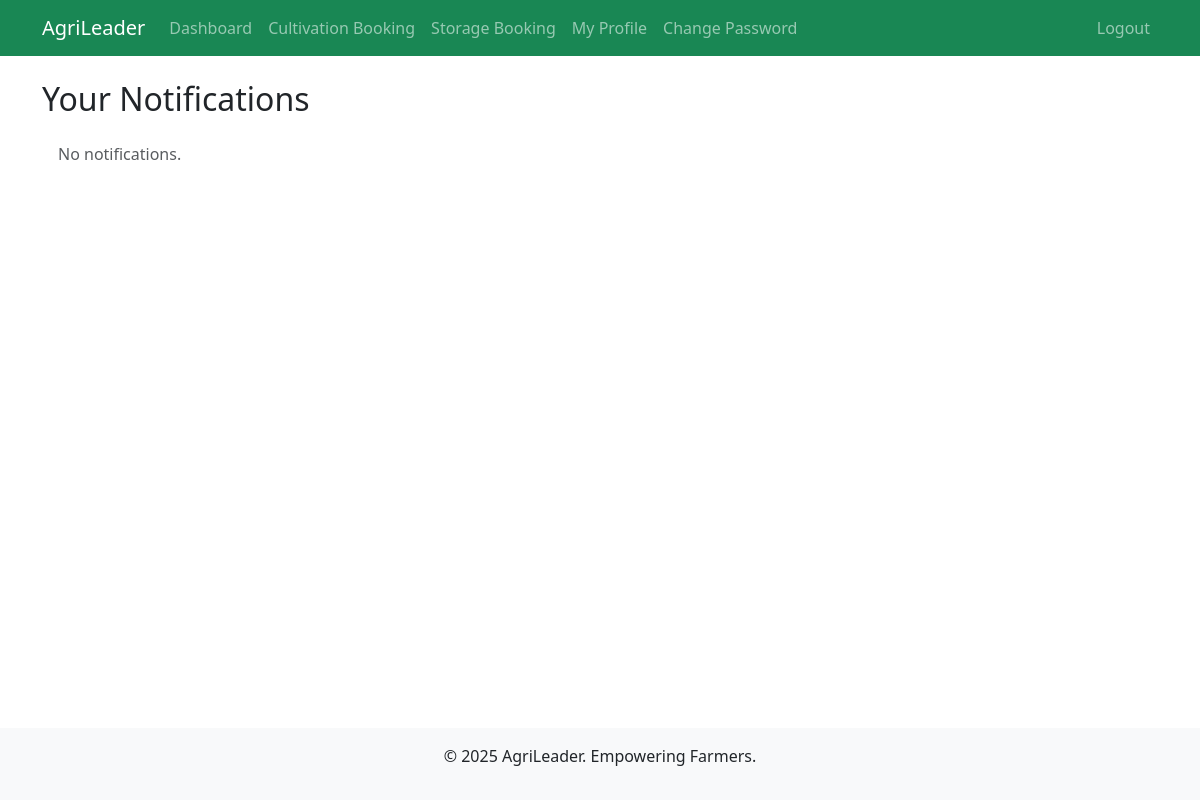
Before: /notifications/farmer/ (signed in) with the older database file.
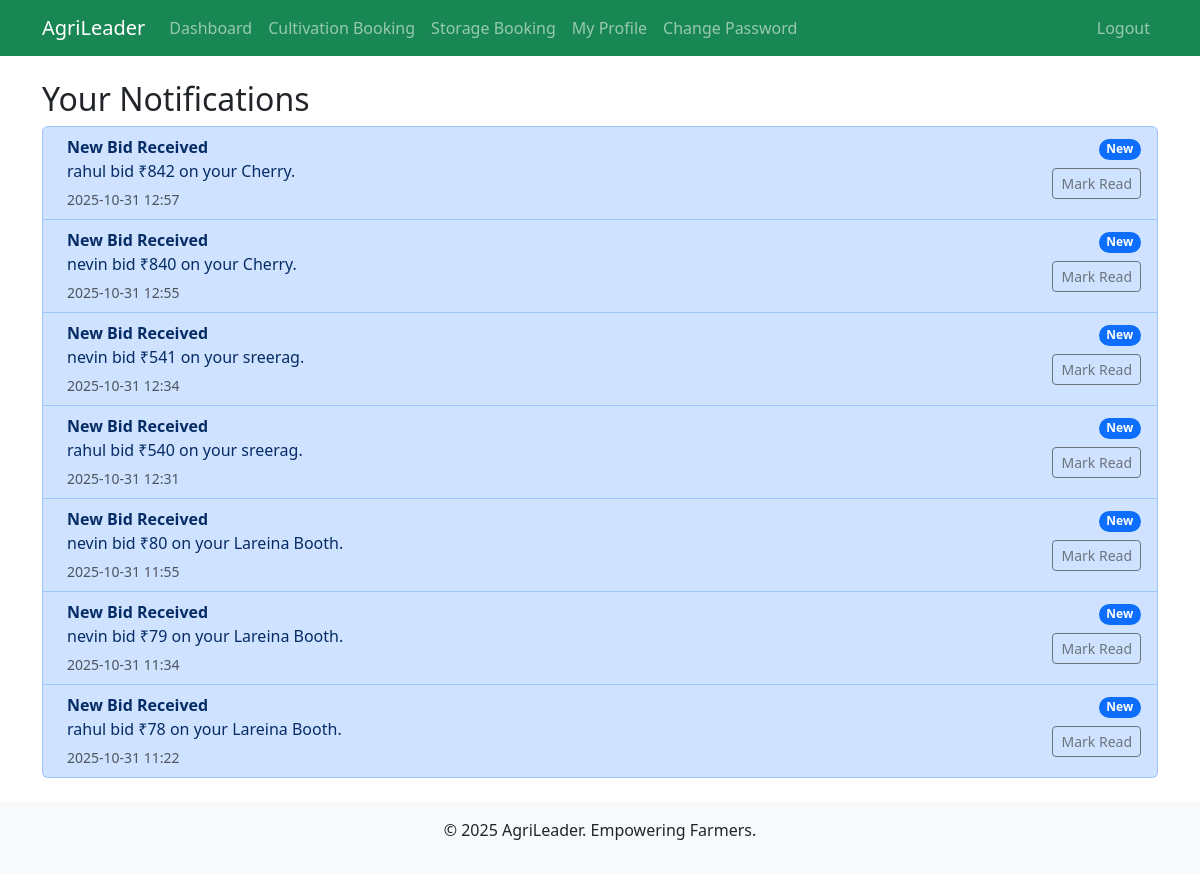
After: the same page with the newer database file.
### notifications/models.py (models this page shows, shortened)
class Notification(models.Model):
    NOTIFICATION_TYPES = [
        ('approval', 'Approval/Rejection'),
        ('booking', 'Booking Update'),
        ('marketplace', 'Marketplace Transaction'),
        ('scheme', 'New Scheme Alert'),
        ('weather', 'Weather Alert'),
        ('custom', 'Custom'),
    ]
    user = models.ForeignKey(CustomUser, on_delete=models.CASCADE)
    title = models.CharField(max_length=100)
    message = models.TextField()
    notification_type = models.CharField(max_length=20, choices=NOTIFICATION_TYPES)
    is_read = models.BooleanField(default=False)
    created_at = models.DateTimeField(auto_now_add=True)
    related_id = models.PositiveIntegerField(null=True, blank=True)  # e.g., booking ID
    related_model = models.CharField(max_length=50, null=True, blank=True)  # e.g., 'CultivationBooking'
    class Meta:
        ordering = ['-created_at']

### notifications/views.py (the view)
    def wrapper(request, *args, **kwargs):
        if not request.user.is_authenticated or request.user.role not in ['farmer', 'buyer']:
            messages.warning(request, 'No permission to access this page.')
            return redirect('accounts:home')
        return view_func(request, *args, **kwargs)

### notifications/views.py (called while the page is built)
def user_required(view_func):
    def wrapper(request, *args, **kwargs):
        if not request.user.is_authenticated or request.user.role not in ['farmer', 'buyer']:
            messages.warning(request, 'No permission to access this page.')
            return redirect('accounts:home')
        return view_func(request, *args, **kwargs)
    return wrapper

@login_required
@user_required
def farmer_notifications(request):
    notifs = Notification.objects.filter(user=request.user).order_by('-created_at')
    paginator = Paginator(notifs, 10)
    page_number = request.GET.get('page')
    notifs_paginated = paginator.get_page(page_number)
    return render(request, 'notifications/farmer_notifications.html', {'notifications': notifs_paginated})

### notifications/templates/notifications/farmer_notifications.html (shortened to what this page needs)
{% extends 'accounts/base.html' %}
{% block content %}
<h2>Your Notifications</h2>
<div class="list-group">
    {% for notif in notifications %}
    <div class="list-group-item d-flex justify-content-between align-items-start
                {% if notif.is_read %}list-group-item-secondary{% else %}list-group-item-primary{% endif %}">
        <div class="ms-2 me-auto">
            <div class="fw-bold">{{ notif.title }}</div>
            <p class="mb-1">{{ notif.message|truncatewords:20 }}</p>
            <small class="text-muted">{{ notif.created_at|date:"Y-m-d H:i" }}</small>
        </div>
        <div class="text-end">
            {% if not notif.is_read %}
                <span class="badge bg-primary rounded-pill mb-2">New</span><br>
                <a href="{% url 'notifications:mark_read' notif.id %}"
                   class="btn btn-sm btn-outline-secondary">Mark Read</a>
            {% else %}
                <a href="{% url 'notifications:mark_read' notif.id %}"
                   class="btn btn-sm btn-outline-secondary disabled" aria-disabled="true">Read</a>
            {% endif %}
        </div>
    </div>
    {% empty %}
        <p class="p-3 text-muted">No notifications.</p>
    {% endfor %}
</div>
{% endblock %}

Changed rows visible on the page:
added Notification: title "New Bid Received", message "rahul bid ₹842 on your Cherry.", created_at "2025-10-31 12:57", is_read "New"
added Notification: title "New Bid Received", message "nevin bid ₹840 on your Cherry.", created_at "2025-10-31 12:55", is_read "New"
added Notification: title "New Bid Received", message "nevin bid ₹541 on your sreerag.", created_at "2025-10-31 12:34", is_read "New"
added Notification: title "New Bid Received", message "rahul bid ₹540 on your sreerag.", created_at "2025-10-31 12:31", is_read "New"
added Notification: title "New Bid Received", message "nevin bid ₹80 on your Lareina Booth.", created_at "2025-10-31 11:55", is_read "New"
added Notification: title "New Bid Received", message "nevin bid ₹79 on your Lareina Booth.", created_at "2025-10-31 11:34", is_read "New"
added Notification: title "New Bid Received", message "rahul bid ₹78 on your Lareina Booth.", created_at "2025-10-31 11:22", is_read "New"
Other visible differences:
text no longer shown: "No notifications."
